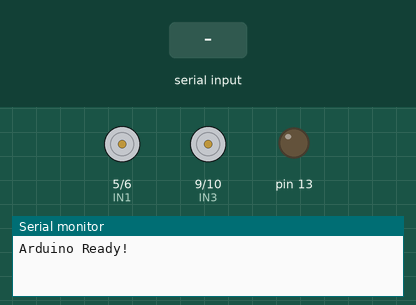
Recording of a sketch running on a simulated Arduino Uno, built with avr-gcc and run on an emulated ATmega328P. Shown: motor-driver pin pairs drawn as motors (green arrow = first pin HIGH = forward, orange = second pin HIGH = backward, longer = more drive), output pins drawn as LEDs (lit = HIGH), the last lines printed to the serial monitor. The inputs (shaded band) are chosen by the test bench.

Above: at 1.2 s.
1.3 s: "90,45,200\n" received over Serial
At 2.4 s:
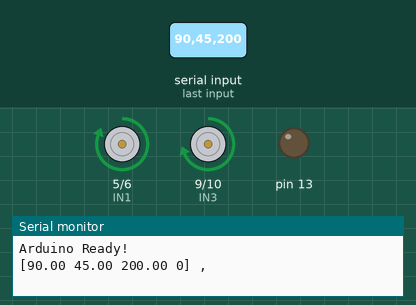
2.8 s: byte 10 ('\n') received over Serial
At 3.5 s:
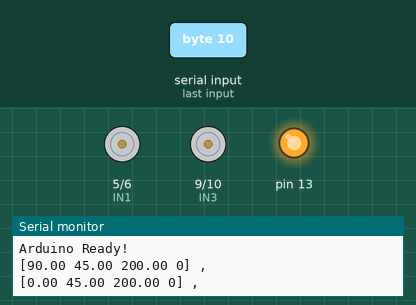
4.3 s: "1\n" received over Serial
At 4.6 s:
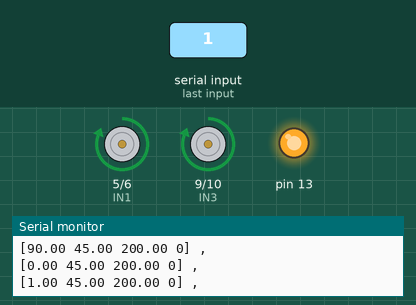
5.8 s: "30,150,10\n" received over Serial
At 7.0 s:
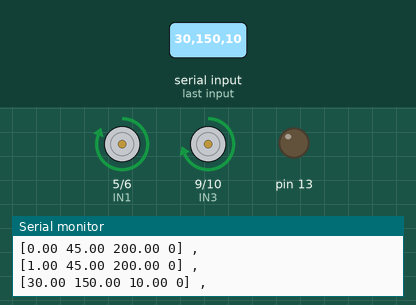
7.3 s: "0\n" received over Serial
At 8.1 s:
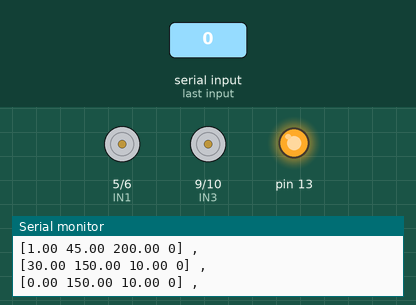
Timing chart, 0 to 9.8 s (numbered marks = the images above; inputs shaded):
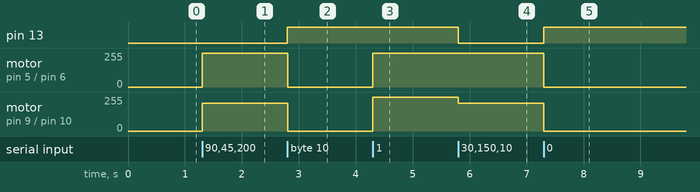

Measured:
- after the input at 1.3 s, motor on pin 5 (IN1) / pin 6 (IN2): stopped → forward 255/255 at once; motor on pin 9 (IN3) / pin 10 (IN4): stopped → forward 210/255 at once
- after the input at 2.8 s, pin 13: LOW → HIGH at once; motor on pin 5 (IN1) / pin 6 (IN2): forward 255/255 → stopped at once; motor on pin 9 (IN3) / pin 10 (IN4): forward 210/255 → stopped at once
- after the input at 4.3 s, motor on pin 5 (IN1) / pin 6 (IN2), motor on pin 9 (IN3) / pin 10 (IN4): stopped → forward 255/255 at once
- after the input at 5.8 s, pin 13: HIGH → LOW at once; motor on pin 9 (IN3) / pin 10 (IN4): forward 255/255 → forward 210/255 at once
- after the input at 7.3 s, pin 13: LOW → HIGH at once; motor on pin 5 (IN1) / pin 6 (IN2): forward 255/255 → stopped at once; motor on pin 9 (IN3) / pin 10 (IN4): forward 210/255 → stopped at once

The sketch:

arduino.ino
```cpp
//left motors
#define IN1 5 // Motor A direction
#define IN2 6  // Motor A direction
//right motors
#define IN3 9 // Motor B direction
#define IN4 10 // Motor B direction

String inputString = "";  // String to store incoming data
bool stringComplete = false;  // Flag to indicate when input is complete
float processedNumbers[5];  // Array to store processed numbers (max size 20)
int processedCount = 0;      // Count of processed numbers
float distance;
float Tdistance=0.3;
char command;
bool r=0;
bool flag=1;
int count=0;
// PID parameters
float Kp = 1.5;   // Proportional gainn
float Ki = 0.1;   // Integral gain
float Kd = 0.5;   // Derivative gain

float yaw_angle;
float target_angle = 0;    // Desired yaw angle (0 degrees)
float error = 0, prev_error = 0, integral = 0, derivative = 0;
float pid_output = 0;

void setup() {
  Serial.begin(115200);  // Start serial communication
  Serial.println("Arduino Ready!");
  pinMode(13,OUTPUT);
  pinMode(IN1,OUTPUT);
  pinMode(IN2,OUTPUT);
  pinMode(IN3,OUTPUT);
  pinMode(IN4,OUTPUT);
}

// Function to capture incoming data
void serialEvent() {
  while (Serial.available()) {
    char inChar = (char)Serial.read();  // Read the next character
    inputString += inChar;             // Append the character to the input string
    if (inChar == '\n') {              // Check for end of input (newline character)
      stringComplete = true;           // Mark input as complete
    }
  }
}

// Function to process the list of floating-point numbers
void processFloats(String data) {
  //Serial.println("Processing numbers:");

  // Split the string into individual numbers based on commas
  char *ptr = strtok((char *)data.c_str(), ",");
  while (ptr != NULL) {
    float number = atof(ptr);  // Convert each substring to a float

    // Store the processed number in the array
    if (processedCount < 20) {  // Ensure we don't exceed the array size
      processedNumbers[processedCount++] = number;
    } else {
      //Serial.println("Error: Too many numbers received!");
      break;
    }

    //Serial.print("Number: ");
    //Serial.println(number);

    ptr = strtok(NULL, ",");  // Get the next number
  }
}

void moveForward(int speed) {
  analogWrite(IN1, speed);
  analogWrite(IN2, 0);

  analogWrite(IN3, speed);
  analogWrite(IN4, 0);
}


void setMotorSpeeds(int leftSpeed, int rightSpeed) {
  // Set motor A (left motor)
  analogWrite(IN1, leftSpeed);
  analogWrite(IN2, 0);
  // Set motor B (right motor)
  analogWrite(IN3, rightSpeed);
  analogWrite(IN4, 0);
}

void controlMotors(float pid_output) {
  // Determine motor speeds
  int left_motor_speed = constrain(210 - pid_output, 0, 255);
  int right_motor_speed = constrain(210, 0, 255);

  // If the error is small, move forward
  if (abs(error) < 7 and error!=0) {
    moveForward(255);
  }
  // Otherwise, adjust motor speeds for alignment

  else if(abs(error) < 7 and error ==0){
    moveForward(0);
  }
  else {
    setMotorSpeeds(left_motor_speed, right_motor_speed);
  }
}


void rotate(int speed) {
  analogWrite(IN2, speed);
  analogWrite(IN1, 0);

  analogWrite(IN4, 0);
  analogWrite(IN3, speed);
  delay(300);
  analogWrite(IN2,0);
  analogWrite(IN1, 0);

  analogWrite(IN4, 0);
  analogWrite(IN3, 0);
  delay(350);

}

void loop() {
  // When a complete list has been received
  if (stringComplete and distance!=0.1){
      if (flag == 0)
      {
        count+=count;
      }
      flag=1;
    //Serial.print("Received list: ");
      //Serial.println(inputString);  // Print the received string

      // Process the floating-point numbers and store in array
      processFloats(inputString);
      yaw_angle=processedNumbers[0];
      //command=processedNumbers[2];

      distance=processedNumbers[1];

      if(abs(yaw_angle)<15){
        digitalWrite(13,HIGH);
      }

      else if(abs(yaw_angle)>15){
        digitalWrite(13,LOW);
      }

      // Print the packed list of processed numbers
      //Serial.println("Packed processed numbers:");


      // Calculate PID error terms
      error = target_angle - yaw_angle;
      integral += error; // Accumulate integral
      derivative = error - prev_error;

      // Compute PID output
      pid_output = Kp * error + Ki * integral + Kd * derivative;
      Serial.print("[");
      Serial.print(processedNumbers[0]);
      Serial.print(' ');
      Serial.print(processedNumbers[1]);
      Serial.print(' ');
      Serial.print(processedNumbers[2]);
      Serial.print(' ');
      Serial.print(count);
      Serial.println("] , ");

      ////if(yaw_angle!=0){
       // moveForward(150);
     // }
      //else{
       // moveForward(0);
     // }

      //Serial.println(pid_output);
      // Control motors based on PID output
      //if(distance>Tdistance){
      controlMotors(pid_output);
      //}
      //else if((distance<=Tdistance) and (distance!=0.0)){
        //delay(5000);
        //moveForward(0);

      //}


      // Update previous error
      prev_error = error;

      // Clear the input string and reset the count
      inputString = "";
      stringComplete = false;
      processedCount = 0;
      //delay(100);
  }

  else if(distance==0.1 and count<4){
    if (flag==1){
      moveForward(0);
      flag=0;
    }
    delay(100);
    rotate(100);
  }
  else if(distance==0.1 and count==4){
  rotate(0);
  }


}
```
